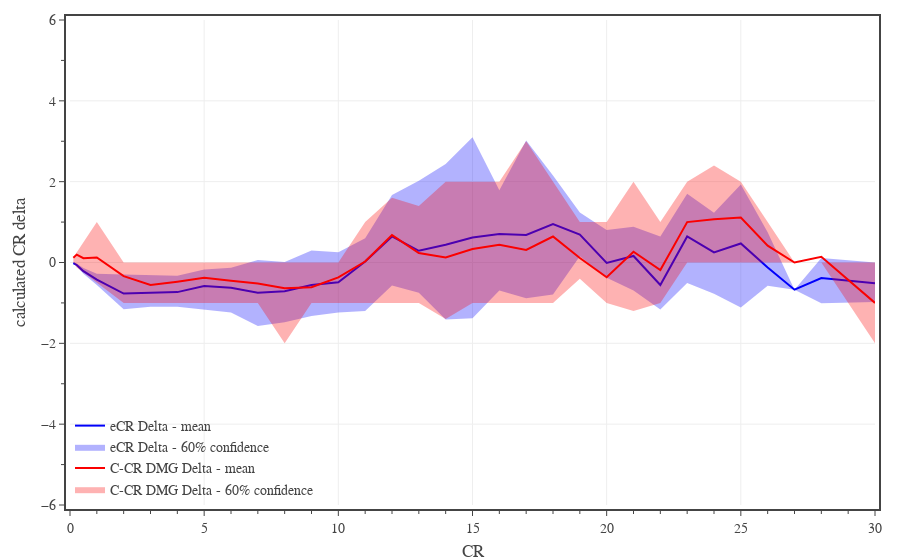

Notebook code cell kept with this figure:
### Code cell
# DMG CR deltas
xCol = 'CR'
yCols = ['eCR Delta','C-CR DMG Delta']
aCols = [xCol] + yCols
colors = ['rgba(0,0,250,1)','rgba(250,0,0,1)']
fillcolors = ['rgba(0,0,250,0.3)','rgba(250,0,0,0.3)']

conf = 0.6
df1 = df0[df0[xCol].between(0,30) & df0['Category'].isin(['generic','legendary','unique'])]
dfM = df1[aCols].groupby(xCol).mean().reset_index()
dfU = df1[aCols].groupby(xCol).quantile(0.5 + conf/2).reset_index()
dfL = df1[aCols].groupby(xCol).quantile(0.5 - conf/2).reset_index()

# create figure
fig = go.Figure(
    layout=go.Layout(
        template=TFB_TEMPLATE,
        margin=dict(l=70, r=25, b=55, t=20, pad=4),
        xaxis=dict(
            title_text='CR',
            range=[0,30],
            tick0=0, dtick=5,
            minor=dict(tick0=0, dtick=1),
        ),
        yaxis=dict(
            title_text='calculated CR delta',
            range=[-6,6],
            tick0=0, dtick=2,
            minor=dict(tick0=0, dtick=1),
        ),
        legend=dict(
            xanchor='left', yanchor='bottom',
            x=0.00, y=0.00,
            orientation='v',
            tracegroupgap=0,
            bgcolor='rgba(0,0,0,0)',
        )
    )
)

for yCol, color, fillcolor in zip(yCols, colors, fillcolors):
    fig.add_trace(go.Scatter(
        x=dfM[xCol], y=dfM[yCol],
        mode='lines', 
        name=f'{yCol} - mean',
        line=dict(color=color),
        hovertemplate='<b>mean</b><br>' + 'CR %{x:,.0f}<br>' + 'CR delta %{y:,.1f}<br>' + '<extra></extra>'
    ))

    fig.add_trace(go.Scatter(x=dfG[xCol], y=dfU[yCol], line_width=0, legendgroup=f'{yCol} confidence', showlegend=False, hoverinfo='skip'))
    fig.add_trace(go.Scatter(x=dfG[xCol], y=dfL[yCol], line_width=0, name=f'{yCol} - {conf:.0%} confidence', legendgroup=f'{yCol} confidence', hoverinfo='skip', fill='tonexty', fillcolor=fillcolor))

# show figure
fig.show(config=TFB_CONFIG)

# save large format figure
if SAVEFIGS:
    file_name = f'./fig-ecr-dmg-cr-delta-vs-cr-large.html'
    fig_html = fig.to_html(
        config=TFB_CONFIG,
        include_plotlyjs=False, 
        full_html=False, 
    )
    fig_soup = BeautifulSoup(fig_html, 'html.parser')
    fig_soup.div['class'] = 'plotly-div-large'
    with open(file_name, 'wb') as fout:
        fout.write(fig_soup.prettify('utf-8'))

# save small format figure
if SAVEFIGS:
    fig.update_traces(marker=dict(size=4))
    fig.update_layout(font=dict(size=10))
    file_name = f'./fig-ecr-dmg-cr-delta-vs-cr-small.html'
    fig_html = fig.to_html(
        config=TFB_CONFIG,
        include_plotlyjs=False, 
        full_html=False, 
    )
    fig_soup = BeautifulSoup(fig_html, 'html.parser')
    fig_soup.div['class'] = 'plotly-div-small'
    with open(file_name, 'wb') as fout:
        fout.write(fig_soup.prettify('utf-8'))

### Figure 1 — Plotly figure (JSON) as saved in the notebook; plotly's stock layout.template omitted (floating-point values rounded to 4 significant figures)
{"data": [{"hovertemplate": "<b>mean</b><br>CR %{x:,.0f}<br>CR delta %{y:,.1f}<br><extra></extra>", "line": {"color": "rgba(0,0,250,1)"}, "mode": "lines", "name": "eCR Delta - mean", "type": "scatter", "x": [0.125, 0.25, 0.5, 1, 2, 3, 4, 5, 6, 7, 8, 9, 10, 11, 12, 13, 14, 15, 16, 17, 18, 19, 20, 21, 22, 23, 24, 25, 26, 27, 28, 30], "y": [-0.01603, -0.06099, -0.2132, -0.4254, -0.7695, -0.7474, -0.7328, -0.5834, -0.6254, -0.747, -0.7104, -0.5558, -0.4889, 0.02274, 0.6444, 0.2903, 0.4393, 0.62, 0.7022, 0.6816, 0.9528, 0.69, -0.01024, 0.161, -0.5556, 0.6447, 0.2482, 0.471, -0.1238, -0.6725, -0.386, -0.5151]}, {"hoverinfo": "skip", "legendgroup": "eCR Delta confidence", "line": {"width": 0}, "showlegend": false, "type": "scatter", "x": [0.125, 0.25, 0.5, 1, 2, 3, 4, 5, 6, 7, 8, 9, 10, 11, 12, 13, 14, 15, 16, 17, 18, 19, 20, 21, 22, 23, 24, 25, 26, 27, 28, 30], "y": [0.01525, -0.02357, -0.1343, -0.2781, -0.2957, -0.3144, -0.3254, -0.1746, -0.1274, 0.06455, 0.01303, 0.2978, 0.2566, 0.6007, 1.673, 2.026, 2.434, 3.099, 1.79, 3.017, 2.156, 1.235, 0.8019, 0.8874, 0.6435, 1.703, 1.232, 1.931, 0.7483, -0.6725, 0.1123, 0]}, {"fill": "tonexty", "fillcolor": "rgba(0,0,250,0.3)", "hoverinfo": "skip", "legendgroup": "eCR Delta confidence", "line": {"width": 0}, "name": "eCR Delta - 60% confidence", "type": "scatter", "x": [0.125, 0.25, 0.5, 1, 2, 3, 4, 5, 6, 7, 8, 9, 10, 11, 12, 13, 14, 15, 16, 17, 18, 19, 20, 21, 22, 23, 24, 25, 26, 27, 28, 30], "y": [-0.04596, -0.09302, -0.2788, -0.5596, -1.155, -1.093, -1.092, -1.168, -1.238, -1.571, -1.478, -1.321, -1.237, -1.201, -0.5708, -0.7456, -1.41, -1.381, -0.6938, -0.8858, -0.7943, 0.1531, -0.3744, -0.6945, -1.165, -0.5082, -0.7701, -1.112, -0.5722, -0.6725, -1.008, -0.9749]}, {"hovertemplate": "<b>mean</b><br>CR %{x:,.0f}<br>CR delta %{y:,.1f}<br><extra></extra>", "line": {"color": "rgba(250,0,0,1)"}, "mode": "lines", "name": "C-CR DMG Delta - mean", "type": "scatter", "x": [0.125, 0.25, 0.5, 1, 2, 3, 4, 5, 6, 7, 8, 9, 10, 11, 12, 13, 14, 15, 16, 17, 18, 19, 20, 21, 22, 23, 24, 25, 26, 27, 28, 30], "y": [0.1201, 0.195, 0.1055, 0.125, -0.3376, -0.5576, -0.4747, -0.3798, -0.4507, -0.5205, -0.6364, -0.6122, -0.3684, 0.02439, 0.6786, 0.2353, 0.125, 0.3333, 0.44, 0.3125, 0.6429, 0.1111, -0.3636, 0.2667, -0.1875, 1, 1.071, 1.111, 0.4167, 0, 0.1429, -1]}, {"hoverinfo": "skip", "legendgroup": "C-CR DMG Delta confidence", "line": {"width": 0}, "showlegend": false, "type": "scatter", "x": [0.125, 0.25, 0.5, 1, 2, 3, 4, 5, 6, 7, 8, 9, 10, 11, 12, 13, 14, 15, 16, 17, 18, 19, 20, 21, 22, 23, 24, 25, 26, 27, 28, 30], "y": [0.125, 0.25, 0.5, 1, 0, 0, 0, 0, 0, 0, 0, 0, 0, 1, 1.6, 1.4, 2, 2, 2, 3, 2, 1, 1, 2, 1, 2, 2.4, 2, 1, 0, 0, 0]}, {"fill": "tonexty", "fillcolor": "rgba(250,0,0,0.3)", "hoverinfo": "skip", "legendgroup": "C-CR DMG Delta confidence", "line": {"width": 0}, "name": "C-CR DMG Delta - 60% confidence", "type": "scatter", "x": [0.125, 0.25, 0.5, 1, 2, 3, 4, 5, 6, 7, 8, 9, 10, 11, 12, 13, 14, 15, 16, 17, 18, 19, 20, 21, 22, 23, 24, 25, 26, 27, 28, 30], "y": [0, -0.125, -0.25, -0.5, -1, -1, -1, -1, -1, -1, -2, -1, -1, -1, -1, -1, -1.4, -1, -1, -1, -1, -0.4, -1, -1.2, -1, 0, 0, 0, 0, 0, 0, -2]}], "layout": {"legend": {"bgcolor": "rgba(0,0,0,0)", "orientation": "v", "tracegroupgap": 0, "x": 0, "xanchor": "left", "y": 0, "yanchor": "bottom"}, "margin": {"b": 55, "l": 70, "pad": 4, "r": 25, "t": 20}, "xaxis": {"dtick": 5, "minor": {"dtick": 1, "tick0": 0}, "range": [0, 30], "tick0": 0, "title": {"text": "CR"}}, "yaxis": {"dtick": 2, "minor": {"dtick": 1, "tick0": 0}, "range": [-6, 6], "tick0": 0, "title": {"text": "calculated CR delta"}}}}
